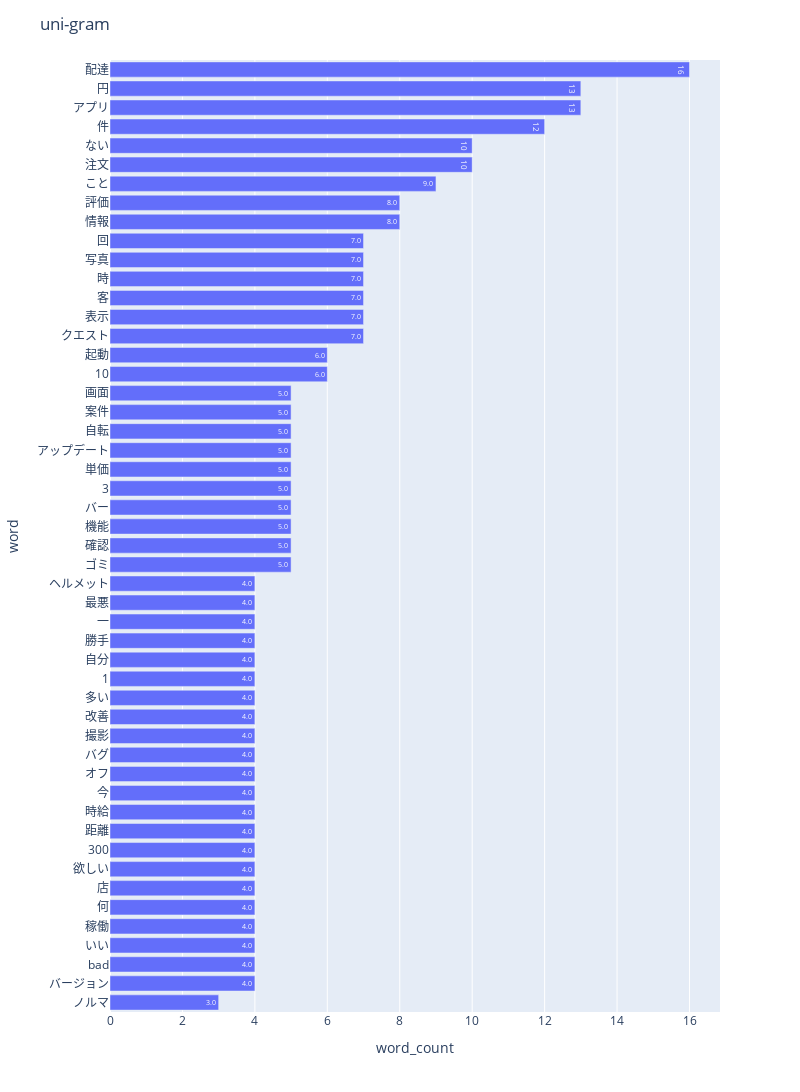

This figure's notebook cell:
### Code cell
# nlplotで直近1カ月のレビューを可視化・分析
# 頻出単語
import nlplot

npt = nlplot.NLPlot(df1, target_col='words')

# top_nで頻出上位単語, min_freqで頻出下位単語を指定
stopwords = npt.get_stopword(top_n=0, min_freq=0)

npt.bar_ngram(
    title='uni-gram',
    xaxis_label='word_count',
    yaxis_label='word',
    ngram=1,
    top_n=50,
    stopwords=stopwords,
)

### Figure 1 — Plotly figure (JSON) as saved in the notebook; plotly's stock layout.template omitted (floating-point values rounded to 4 significant figures)
{"data": [{"alignmentgroup": "True", "hovertemplate": "word_count=%{text}<br>word=%{y}<extra></extra>", "legendgroup": "", "marker": {"pattern": {"shape": ""}}, "name": "", "offsetgroup": "", "orientation": "h", "showlegend": false, "text": [3, 4, 4, 4, 4, 4, 4, 4, 4, 4, 4, 4, 4, 4, 4, 4, 4, 4, 4, 4, 4, 4, 4, 5, 5, 5, 5, 5, 5, 5, 5, 5, 5, 6, 6, 7, 7, 7, 7, 7, 7, 8, 8, 9, 10, 10, 12, 13, 13, 16], "textposition": "auto", "texttemplate": "%{text:.2s}", "type": "bar", "x": [3, 4, 4, 4, 4, 4, 4, 4, 4, 4, 4, 4, 4, 4, 4, 4, 4, 4, 4, 4, 4, 4, 4, 5, 5, 5, 5, 5, 5, 5, 5, 5, 5, 6, 6, 7, 7, 7, 7, 7, 7, 8, 8, 9, 10, 10, 12, 13, 13, 16], "xaxis": "x", "y": ["ノルマ", "バージョン", "bad", "いい", "稼働", "何", "店", "欲しい", "300", "距離", "時給", "今", "オフ", "バグ", "撮影", "改善", "多い", "1", "自分", "勝手", "一", "最悪", "ヘルメット", "ゴミ", "確認", "機能", "バー", "3", "単価", "アップデート", "自転", "案件", "画面", "10", "起動", "クエスト", "表示", "客", "時", "写真", "回", "情報", "評価", "こと", "注文", "ない", "件", "アプリ", "円", "配達"], "yaxis": "y"}], "layout": {"barmode": "relative", "height": 1100, "legend": {"tracegroupgap": 0}, "margin": {"t": 60}, "title": {"text": "uni-gram"}, "width": 800, "xaxis": {"anchor": "y", "domain": [0, 1], "title": {"text": "word_count"}}, "yaxis": {"anchor": "x", "domain": [0, 1], "title": {"text": "word"}}}}
